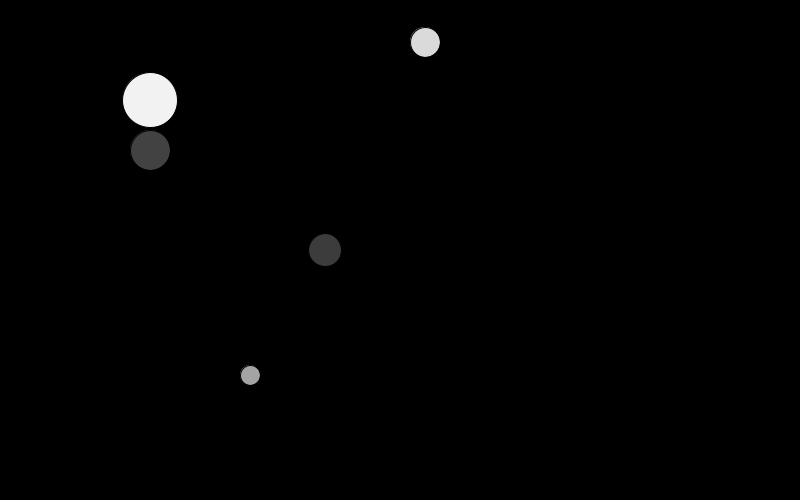
Frame 1 (no input)
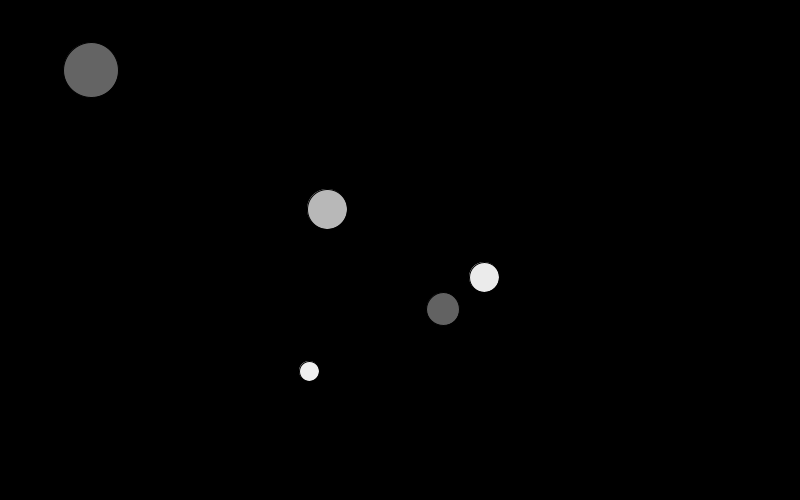
Frame 60 (the mouse pressed at the canvas centre just before this capture)
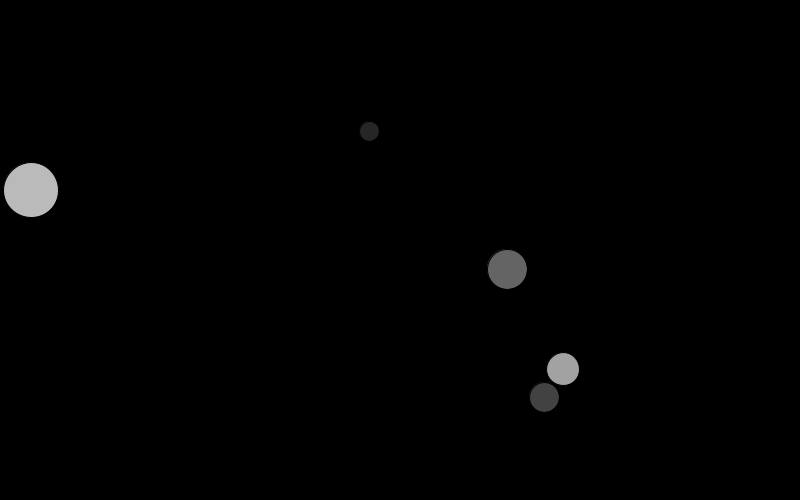
Frame 120 (the mouse held since frame 60 and released just before this capture)

The Processing sketch that drew these frames (run headless with seeded random() and noise(); from frame 60 on, the mouse is pressed at the canvas centre):

// Processing sketch: bouncing_balls
// ── bouncing_balls.pde
int[] x = {
  250, 150, 150, 325, 425
};
int[] y= {
  375, 150, 100, 250, 42
};
int[] sz = {
  20, 40, 55, 33, 30
};
int[] xspeed = {
  1, 3, -1, 2, 1
};
int[] yspeed= {
  4, 1, -2, 1, -5
};
 
void setup() {
  size(800, 500);
}
 
void draw() {
  background(0);
  for (int i = 0; i < x.length; i++) {
    fill(random(255));
    ellipse(x[i], y[i], sz[i], sz[i]);
 
    x[i]+=xspeed[i];
    y[i]+=yspeed[i];
 
    if (x[i] + sz[i]/2 > width || x[i] - sz[i]/2 < 0) {
      xspeed[i] *= -1;
    }
    if (y[i]+sz[i]/2 > height || y[i] - sz[i]/2 < 0) {
      yspeed[i] *= -1;
    }
  }
}
